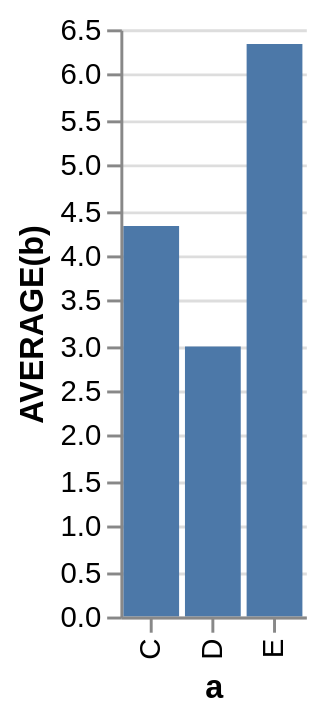

This figure's Vega-Lite source:
### Vega specification from a JSON file in a GitHub repository (floating-point values rounded to 4 significant figures)
{"$schema": "http://vega.github.io/schema/vega/v3.0.json", "autosize": "pad", "padding": 5, "encode": {"update": {"fill": {"value": "transparent"}}}, "data": [{"name": "source_0", "values": [{"a": "C", "b": 2}, {"a": "C", "b": 7}, {"a": "C", "b": 4}, {"a": "D", "b": 1}, {"a": "D", "b": 2}, {"a": "D", "b": 6}, {"a": "E", "b": 8}, {"a": "E", "b": 4}, {"a": "E", "b": 7}]}, {"name": "data_0", "source": "source_0", "transform": [{"type": "formula", "expr": "toNumber(datum[\"b\"])", "as": "b"}, {"type": "filter", "expr": "datum[\"b\"] !== null && !isNaN(datum[\"b\"])"}, {"type": "aggregate", "groupby": ["a"], "ops": ["average"], "fields": ["b"], "as": ["average_b"]}]}], "signals": [{"name": "width", "update": "bandspace(domain('x').length, 0.1, 0.05) * 21"}, {"name": "height", "update": "200"}], "marks": [{"name": "marks", "type": "rect", "role": "bar", "from": {"data": "data_0"}, "encode": {"update": {"x": {"scale": "x", "field": "a"}, "width": {"scale": "x", "band": true}, "y": {"scale": "y", "field": "average_b"}, "y2": {"scale": "y", "value": 0}, "fill": {"value": "#4c78a8"}}}}], "scales": [{"name": "x", "type": "band", "domain": {"data": "data_0", "field": "a", "sort": true}, "range": {"step": 21}, "round": true, "paddingInner": 0.1, "paddingOuter": 0.05}, {"name": "y", "type": "linear", "domain": {"data": "data_0", "field": "average_b"}, "range": [200, 0], "round": true, "nice": true, "zero": true}], "axes": [{"scale": "x", "orient": "bottom", "tickCount": 5, "title": "a", "zindex": 1, "encode": {"labels": {"update": {"angle": {"value": 270}, "align": {"value": "right"}, "baseline": {"value": "middle"}}}}}, {"scale": "y", "orient": "left", "title": "AVERAGE(b)", "zindex": 1}, {"scale": "y", "domain": false, "grid": true, "labels": false, "orient": "left", "ticks": false, "zindex": 0, "gridScale": "x"}]}
